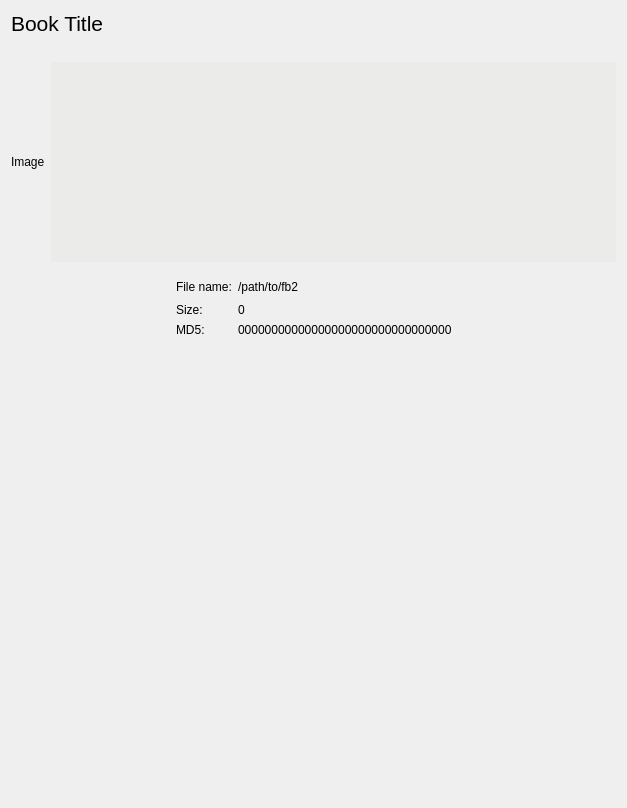
<?xml version="1.0" encoding="UTF-8"?>
<ui version="4.0">
 <class>BookInfoDialog</class>
 <widget class="QDialog" name="BookInfoDialog">
  <property name="geometry">
   <rect>
    <x>0</x>
    <y>0</y>
    <width>627</width>
    <height>808</height>
   </rect>
  </property>
  <property name="windowTitle">
   <string>Book info</string>
  </property>
  <property name="windowIcon">
   <iconset resource="pyhomelib.qrc">
    <normaloff>:/pyhomelib.png</normaloff>:/pyhomelib.png</iconset>
  </property>
  <layout class="QVBoxLayout" name="verticalLayout_4">
   <item>
    <layout class="QVBoxLayout" name="authorsLayout"/>
   </item>
   <item>
    <widget class="QLabel" name="titleLabel">
     <property name="sizePolicy">
      <sizepolicy hsizetype="Preferred" vsizetype="Fixed">
       <horstretch>0</horstretch>
       <verstretch>0</verstretch>
      </sizepolicy>
     </property>
     <property name="font">
      <font>
       <pointsize>16</pointsize>
      </font>
     </property>
     <property name="text">
      <string notr="true">Book Title</string>
     </property>
    </widget>
   </item>
   <item>
    <widget class="QLabel" name="genresLabel">
     <property name="text">
      <string notr="true"/>
     </property>
    </widget>
   </item>
   <item>
    <layout class="QHBoxLayout" name="horizontalLayout">
     <item>
      <layout class="QVBoxLayout" name="verticalLayout_2">
       <item>
        <widget class="QLabel" name="coverpageLabel">
         <property name="sizePolicy">
          <sizepolicy hsizetype="Fixed" vsizetype="Fixed">
           <horstretch>0</horstretch>
           <verstretch>0</verstretch>
          </sizepolicy>
         </property>
         <property name="text">
          <string notr="true">Image</string>
         </property>
        </widget>
       </item>
      </layout>
     </item>
     <item>
      <layout class="QVBoxLayout" name="verticalLayout_3">
       <item>
        <widget class="QTextEdit" name="annotationEdit">
         <property name="sizePolicy">
          <sizepolicy hsizetype="Expanding" vsizetype="Expanding">
           <horstretch>0</horstretch>
           <verstretch>0</verstretch>
          </sizepolicy>
         </property>
         <property name="maximumSize">
          <size>
           <width>16777215</width>
           <height>200</height>
          </size>
         </property>
         <property name="palette">
          <palette>
           <active>
            <colorrole role="Base">
             <brush brushstyle="SolidPattern">
              <color alpha="255">
               <red>235</red>
               <green>235</green>
               <blue>234</blue>
              </color>
             </brush>
            </colorrole>
           </active>
           <inactive>
            <colorrole role="Base">
             <brush brushstyle="SolidPattern">
              <color alpha="255">
               <red>235</red>
               <green>235</green>
               <blue>234</blue>
              </color>
             </brush>
            </colorrole>
           </inactive>
           <disabled>
            <colorrole role="Base">
             <brush brushstyle="SolidPattern">
              <color alpha="255">
               <red>244</red>
               <green>244</green>
               <blue>244</blue>
              </color>
             </brush>
            </colorrole>
           </disabled>
          </palette>
         </property>
         <property name="frameShape">
          <enum>QFrame::NoFrame</enum>
         </property>
         <property name="readOnly">
          <bool>true</bool>
         </property>
        </widget>
       </item>
      </layout>
     </item>
    </layout>
   </item>
   <item>
    <widget class="QScrollArea" name="scrollArea">
     <property name="frameShape">
      <enum>QFrame::NoFrame</enum>
     </property>
     <property name="widgetResizable">
      <bool>true</bool>
     </property>
     <widget class="QWidget" name="scrollAreaWidgetContents">
      <property name="geometry">
       <rect>
        <x>0</x>
        <y>0</y>
        <width>609</width>
        <height>362</height>
       </rect>
      </property>
      <layout class="QVBoxLayout" name="verticalLayout">
       <item>
        <layout class="QGridLayout" name="gridLayout">
         <item row="0" column="1">
          <widget class="QLabel" name="label">
           <property name="sizePolicy">
            <sizepolicy hsizetype="Fixed" vsizetype="Fixed">
             <horstretch>0</horstretch>
             <verstretch>0</verstretch>
            </sizepolicy>
           </property>
           <property name="text">
            <string>File name:</string>
           </property>
          </widget>
         </item>
         <item row="0" column="0">
          <spacer name="horizontalSpacer">
           <property name="orientation">
            <enum>Qt::Horizontal</enum>
           </property>
           <property name="sizeHint" stdset="0">
            <size>
             <width>40</width>
             <height>20</height>
            </size>
           </property>
          </spacer>
         </item>
         <item row="0" column="4">
          <spacer name="horizontalSpacer_2">
           <property name="orientation">
            <enum>Qt::Horizontal</enum>
           </property>
           <property name="sizeHint" stdset="0">
            <size>
             <width>40</width>
             <height>20</height>
            </size>
           </property>
          </spacer>
         </item>
         <item row="0" column="3">
          <widget class="QLabel" name="filenameLabel">
           <property name="sizePolicy">
            <sizepolicy hsizetype="Preferred" vsizetype="Fixed">
             <horstretch>0</horstretch>
             <verstretch>0</verstretch>
            </sizepolicy>
           </property>
           <property name="text">
            <string notr="true">/path/to/fb2</string>
           </property>
           <property name="textInteractionFlags">
            <set>Qt::LinksAccessibleByMouse|Qt::TextSelectableByMouse</set>
           </property>
          </widget>
         </item>
         <item row="2" column="1">
          <widget class="QLabel" name="label_2">
           <property name="sizePolicy">
            <sizepolicy hsizetype="Fixed" vsizetype="Fixed">
             <horstretch>0</horstretch>
             <verstretch>0</verstretch>
            </sizepolicy>
           </property>
           <property name="text">
            <string>MD5:</string>
           </property>
          </widget>
         </item>
         <item row="2" column="3">
          <widget class="QLabel" name="md5Label">
           <property name="sizePolicy">
            <sizepolicy hsizetype="Preferred" vsizetype="Fixed">
             <horstretch>0</horstretch>
             <verstretch>0</verstretch>
            </sizepolicy>
           </property>
           <property name="text">
            <string notr="true">00000000000000000000000000000000</string>
           </property>
           <property name="textInteractionFlags">
            <set>Qt::LinksAccessibleByMouse|Qt::TextSelectableByMouse</set>
           </property>
          </widget>
         </item>
         <item row="1" column="1">
          <widget class="QLabel" name="label_3">
           <property name="sizePolicy">
            <sizepolicy hsizetype="Fixed" vsizetype="Fixed">
             <horstretch>0</horstretch>
             <verstretch>0</verstretch>
            </sizepolicy>
           </property>
           <property name="text">
            <string>Size:</string>
           </property>
          </widget>
         </item>
         <item row="1" column="3">
          <widget class="QLabel" name="sizeLabel">
           <property name="sizePolicy">
            <sizepolicy hsizetype="Preferred" vsizetype="Fixed">
             <horstretch>0</horstretch>
             <verstretch>0</verstretch>
            </sizepolicy>
           </property>
           <property name="text">
            <string notr="true">0</string>
           </property>
           <property name="textInteractionFlags">
            <set>Qt::LinksAccessibleByMouse|Qt::TextSelectableByMouse</set>
           </property>
          </widget>
         </item>
        </layout>
       </item>
       <item>
        <layout class="QGridLayout" name="layout1">
         <item row="0" column="0">
          <spacer name="horizontalSpacer_3">
           <property name="orientation">
            <enum>Qt::Horizontal</enum>
           </property>
           <property name="sizeHint" stdset="0">
            <size>
             <width>40</width>
             <height>20</height>
            </size>
           </property>
          </spacer>
         </item>
         <item row="0" column="3">
          <spacer name="horizontalSpacer_4">
           <property name="orientation">
            <enum>Qt::Horizontal</enum>
           </property>
           <property name="sizeHint" stdset="0">
            <size>
             <width>40</width>
             <height>20</height>
            </size>
           </property>
          </spacer>
         </item>
         <item row="0" column="2">
          <widget class="QLabel" name="label_7">
           <property name="text">
            <string/>
           </property>
          </widget>
         </item>
         <item row="0" column="1">
          <widget class="QLabel" name="label_8">
           <property name="text">
            <string/>
           </property>
          </widget>
         </item>
        </layout>
       </item>
      </layout>
     </widget>
    </widget>
   </item>
  </layout>
 </widget>
 <resources>
  <include location="pyhomelib.qrc"/>
 </resources>
 <connections/>
</ui>
